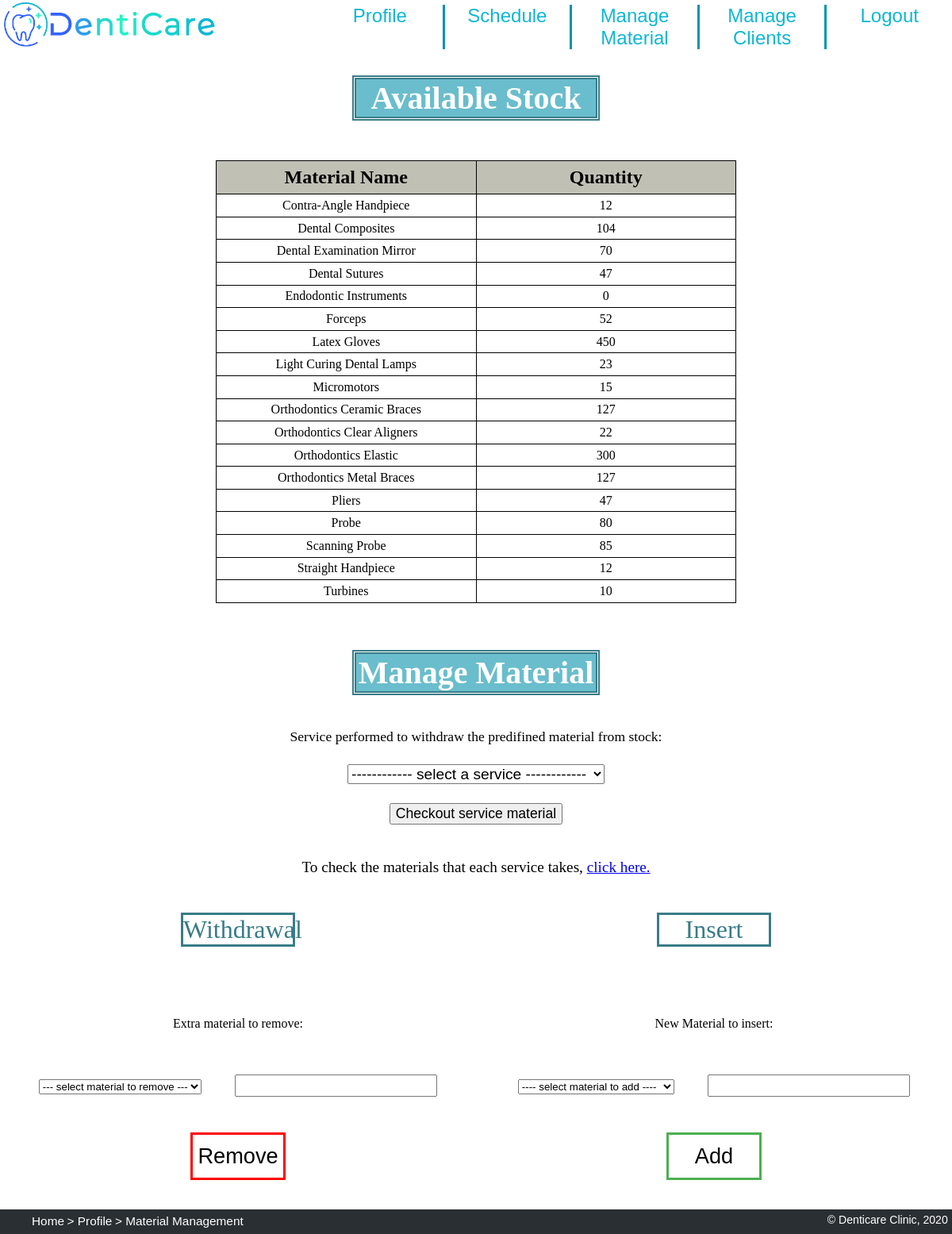
Page /manage_material.php on the committed database.
### tables this page shows
CREATE TABLE material (
    name text PRIMARY KEY,
    quantity_in_stock integer NOT NULL CHECK(quantity_in_stock >= 0)
);

### database/material.php (called while the page is built, shortened)
<?php
    function getAllMaterial() {
        global $dbh;
        $stmt = $dbh->prepare('SELECT * FROM material ORDER BY name');
        $stmt->execute();
        return $stmt->fetchAll();
    }
?>

### manage_material.php (the view, shortened to what this page needs)
<?php
    require_once('database/init.php');
    require_once('database/material.php');
    $material = getAllMaterial();
?>
    <h1 id="stock"> Available Stock </h1>
    <table>
        <tr>
            <th scope="col"> Material Name </th>
            <th scope="col"> Quantity </th>
        </tr>
        <?php
            foreach ($material as $row) { ?>
                <tr>
                    <td> <?php echo $row['name'] ?></td>
                    <td> <?php echo $row['quantity_in_stock'] ?> </td>
                </tr>
            <?php } ?>
    </table>
    <h1 id="manage_title"> Manage Material </h1>
    <form action="/action_manage_material.php" id="service_applied" method="post">
        <label>Service performed to withdraw the predifined material from stock:</label><br>
        <select name="service" id="service_mat" value="Services">
            <option hidden disabled selected value>------------ select a service ------------ </option>
        </select>
        <input type="submit" value="Checkout service material">
    </form>
        <p id='mat_per_serv'>To check the materials that each service takes, <a href="material_per_service.php"> click here.</a> </p>
    <div id="management">
        <h2>Withdrawal</h2>
        <h2>Insert</h2>
        <form action="/action_manage_material.php" id="remove_from_stock" method="post">
            <p>Extra material to remove:</p>
            <select name="material_rem" id="xtra_mat">
                <option hidden disabled selected value> --- select material to remove --- </option>
            </select>
            <input type="number" name="qtty_rem" id="qty_remove" min="0">
        </form>
        <button type="submit" value="Remove" id="remove_mat" form="remove_from_stock">Remove</button>
        <form action="/action_manage_material.php" id="add_to_stock" method="post">
            <p>New Material to insert:</p>
            <select name="add_material" id="add_material">
                <option hidden disabled selected value> ---- select material to add ---- </option>
            </select>
            <input type="number" name="qtty_add" id="qty_add" min="0">
        </form>
        <button type="submit" value="Add" id="add_mat" form="add_to_stock">Add</button>
    </div>
    <?php require_once('templates/footer_tpl.php'); ?>

### css/style.css (style rules this page uses)
html { background: url(https://media.istockphoto.com/vectors/abstract-white-gray-background-with-clean-smooth-soft-wave-vector-vector-id915242162?k=6&m=915242162&s=170667a&w=0&h=4WM4DJV-ZH4vGMzR6MZ9FEHTHWEkW3EGcwXswC1MwlI=) no-repeat center center fixed; -webkit-background-size: cover; -moz-background-size: cover; -o-background-size: cover; background-size: cover; scroll-behavior: smooth; }
body>header { background-color: rgb(255, 255, 255); color: rgb(14, 183, 212); }
body>header img:first-child { height: 4em; }
body>header ul { height: auto; margin: 0; padding: 0; }
body>header li { background-color: white; text-align: center; list-style-type: none; font-family: Arial, Helvetica, sans-serif; font-size: 150%; border-right: 3px solid rgb(3, 148, 173); }
body>header li:last-child { border-right: 0px solid white; }
body>header a { color: rgb(14, 183, 212); text-decoration: none; }
#contacts p, li { font-family: Arial, Helvetica, sans-serif; text-align: center; }
footer p, ul { padding-bottom: 1%; }

### css/layout.css (style rules this page uses)
body { width: 100%; margin: 0; padding: 0; display: grid; grid-template-rows: [start] auto [first] auto [services] 10fr [end]; }
body>header { grid-row: start/first; }
body>header { display: grid; grid-template-columns: [logo] 1fr [menu] 2fr [end]; grid-template-rows: auto auto; }
header>nav { align-self: center; }
body>header img:first-child { grid-column: logo/menu; grid-row: 1; justify-self: left; }
body>header nav { grid-column: menu/end; grid-row: 1; }
body>header ul { display: flex; flex-direction: row; justify-content: center; }
body>header li { flex: 1; }

### css/profilePage.css (style rules this page uses)
#scheduleTable th, td { font-size: 1em; border: 1px solid black; padding-top: 0.5em; padding-bottom: 0.3em; width: 20em; text-align: center; text-transform: capitalize; color: black; text-decoration: none; }

### css/priceTable.css (style rules this page uses)
table { margin: 2em 17em; border-collapse: collapse; }
table tr:first-of-type { background-color: #c0c0b5; }
table th { font-size: 150%; border: 1px solid black; padding: 0.3em 0; }
table td { text-align: center; border: 1px solid black; padding: 0.3em 0; text-transform: capitalize; background-color: white; }

### css/material.css (style rules this page uses)
#stock, #manage_title { font-size: 250%; margin-left: 37%; margin-right: 37%; margin-bottom: 1.5%; text-align: center; background: rgba(96, 185, 201, 0.932); background-clip: content-box; color: white; border: 5px double rgb(57, 124, 136); }
#service_applied { display:flex; justify-content: center; flex-wrap: wrap; }
#service_applied > label { padding:2% 30%; font-size: 110%; }
#service_applied > select { margin:0 30%; font-size: 120%; }
#service_applied > input { margin:2% 30%; font-size: 110%; }
#mat_per_serv { text-align: center; font-size: 120%; }
#management { display:grid; grid-template-columns:1fr 1fr; grid-template-rows: 1fr 1fr 1fr; }
#management > h2 { grid-row:1; font-size: 200%; font-weight: normal; padding: 0; margin-left: 38%; margin-right: 38%; text-align: center; background: rgba(255, 255, 255, 0); background-clip: content-box; color: rgb(57, 124, 136); border: 3px solid rgb(57, 124, 136); }
#remove_from_stock, #add_to_stock { place-self: center; grid-row:2; }
#remove_from_stock { grid-column : 1; }
#add_to_stock { grid-column : 2; }
#remove_from_stock>p, #add_to_stock>p { text-align: center; }
#remove_mat, #add_mat { border: none; width: 20%; height:45%; color: white; text-align: center; text-decoration: none; font-size: 170%; place-self: center; cursor: pointer; transition-duration: 0.4s; grid-row:3; }
#add_mat { background-color: white; color: black; border: 3px solid #4CAF50; grid-column : 2; }
#remove_mat { background-color: white; color: black; border: 3px solid red; grid-column : 1; }

### css/mat_per_service.css (style rules this page uses)
h2, h3 { text-align: center; text-transform: capitalize; }

### css/manageTeam.css (style rules this page uses)
h2 { font-size: 2em; font-weight: normal; padding: 0; margin-left: 20em; margin-right: 20em; margin-bottom: 2em; text-align: center; background: rgba(255, 255, 255, 0); background-clip: content-box; color: rgb(57, 124, 136); border: 3px solid rgb(57, 124, 136); }
#hire label, input { font-size: 1.2em; margin-left: 2em; margin-top: 2em; }

### rows in the picture
material: name "Contra-Angle Handpiece", quantity_in_stock "12"
material: name "Dental Composites", quantity_in_stock "104"
material: name "Dental Examination Mirror", quantity_in_stock "70"
material: name "Dental Sutures", quantity_in_stock "47"
material: name "Endodontic Instruments", quantity_in_stock "0"
material: name "Forceps", quantity_in_stock "52"
material: name "Latex Gloves", quantity_in_stock "450"
material: name "Light Curing Dental Lamps", quantity_in_stock "23"
material: name "Micromotors", quantity_in_stock "15"
material: name "Orthodontics Ceramic Braces", quantity_in_stock "127"
material: name "Orthodontics Clear Aligners", quantity_in_stock "22"
material: name "Orthodontics Elastic", quantity_in_stock "300"
material: name "Orthodontics Metal Braces", quantity_in_stock "127"
material: name "Pliers", quantity_in_stock "47"
material: name "Probe", quantity_in_stock "80"
material: name "Scanning Probe", quantity_in_stock "85"
material: name "Straight Handpiece", quantity_in_stock "12"
material: name "Turbines", quantity_in_stock "10"
